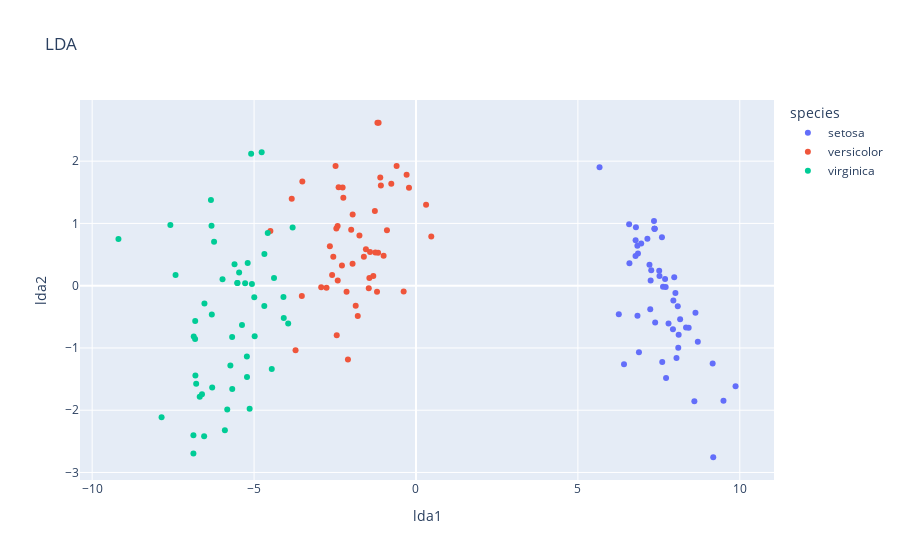

This figure's notebook cell:
### Code cell
dr2 = Pipeline(steps=[
    ("scaler", StandardScaler()),
    ("lda", LinearDiscriminantAnalysis(n_components=2))
])
X_dr2 = dr2.fit_transform(X, iris_df["species_id"])
X_dr2 = pd.DataFrame(X_dr2, columns=["lda1", "lda2"])
X_dr2 = pd.concat([X_dr2, iris_df["species"]], axis=1)
X_dr2.plot.scatter(x="lda1", y="lda2", color="species", title="LDA")
